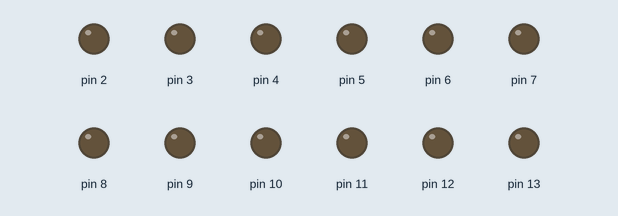
Recording of a sketch running on a simulated Arduino Uno, built with avr-gcc and run on an emulated ATmega328P. On the bench: output pins drawn as LEDs (lit = HIGH).

Above: at 0.1 s.
At 5.1 s:
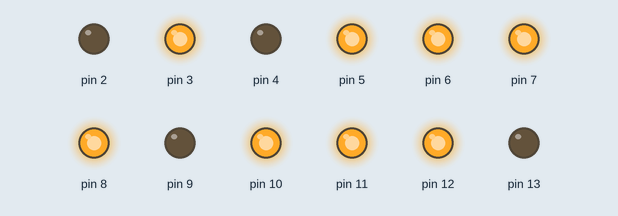
Timing chart, 0 to 6.6 s (numbered marks = the images above):
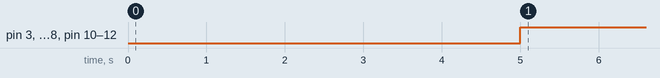

Measured:
- by itself, pin 3, pin 5–8, pin 10–12: LOW → HIGH at 5.0 s

The sketch:

forward_check.ino
```cpp
void setup()
{
  pinMode(13,OUTPUT);
  pinMode(12,OUTPUT);
  pinMode(9,OUTPUT);
  pinMode(8,OUTPUT);

  pinMode(2,OUTPUT);
  pinMode(3,OUTPUT);
  pinMode(4,OUTPUT);
  pinMode(7,OUTPUT);

  pinMode(11,OUTPUT);
  pinMode(10,OUTPUT);
  pinMode(6,OUTPUT);
  pinMode(5,OUTPUT);
  Serial.begin(9600);
  // initialize control over the keyboard:
}

void loop()
{
  delay(5000);

  analogWrite(6,255);//TL
  analogWrite(5,255);//TR
  analogWrite(10,255);//BL
  analogWrite(11,255);//BR

  digitalWrite(2, LOW);//TR
  digitalWrite(3,HIGH);

  digitalWrite(4,LOW);//TL
  digitalWrite(7,HIGH);

  digitalWrite(8,HIGH);//BL
  digitalWrite(9,LOW);

  digitalWrite(12,HIGH);//BR
  digitalWrite(13,LOW);

    delay(1000);

}
```
